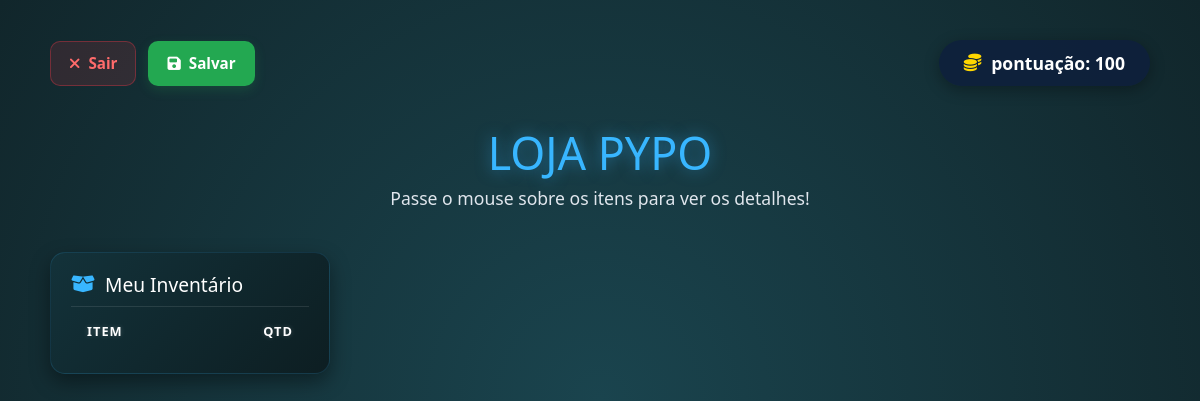
Page /loja (signed in) on the earlier database version.
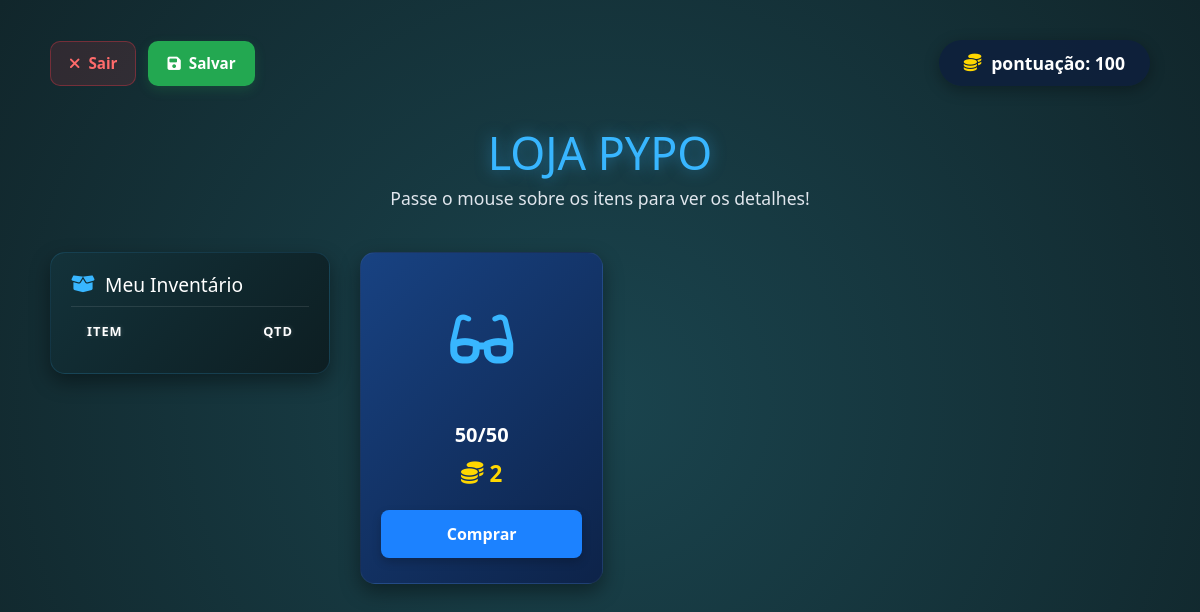
Same page on the later database version.
### models/ItemModel.py (models this page shows)
class ItemModel(bd.Model):
   __tablename__ = 'Item'
   idItem = bd.Column(bd.Integer, primary_key=True, autoincrement=True)
   nome = bd.Column(bd.String(25), nullable=False)
   descricao = bd.Column(bd.String(99), nullable=False)
   valor = bd.Column(bd.Integer, nullable=False)
   def __repr__(self):
        return'<Item %r>' % self.nome

### views_funcionalidades.py (the view)
@app.route('/loja')
def loja():
    oItemController = ItemController()
    return oItemController.loja()

### app.py (called while the page is built)
@event.listens_for(Engine, "connect")
def set_sqlite_pragma(dbapi_connection, connection_record):
    cursor = dbapi_connection.cursor()
    cursor.execute("PRAGMA foreign_keys=ON")
    cursor.close()

### controllers/ItemController.py (called while the page is built)
    def loja(self):
        oItemService = ItemService()
        return oItemService.loja()

### dao/EstoqueDao.py (called while the page is built)
    def carregarEstoqueUsuario(self, idUsuario):
       return bd.session.query(ItemModel.nome, EstoqueModel.qtd).join(EstoqueModel, ItemModel.idItem == EstoqueModel.idItem).filter(EstoqueModel.idUsuario == idUsuario).all()

### dao/ItemDao.py (called while the page is built)
    def carregarItensLoja(self):
        listaItens = ItemModel.query.all()
        return listaItens

### dao/UsuarioDao.py (called while the page is built)
    def getPontuacao(self,idUsuario):
        usuario = UsuarioModel.query.filter_by(idUsuario=idUsuario).first()
        return usuario.pontuacao

### service/ItemService.py (called while the page is built)
    def verificarLogin(self):
        if 'usuario_logado' not in session or session['usuario_logado'] is None:
            flash('Faça login para acessar esta página', 'danger')
            return False
        return True

### views/ItemView.py (called while the page is built)
    def loja(self,listaItens,listaEstoque,pontuacao):
        return render_template('loja.html', listaItens=listaItens, listaEstoque=listaEstoque,pontuacao=pontuacao)

### templates/loja.html (shortened to what this page needs)
{% extends "template.html" %}
{% block cabecalho %}
    <link rel="stylesheet" href="{{ url_for('static', filename='styles/loja.css') }}"/>
    <link rel="stylesheet" href="https://cdnjs.cloudflare.com/ajax/libs/font-awesome/6.4.0/css/all.min.css">
{% endblock %}
{% block corpo %}
<div class="tela-loja-container">
    <div class="loja-header-actions">
        <div class="grupo-botoes-sair">
            <a href="{{ url_for('modulo') }}" class="botao-sair-cancelar" title="Sair sem salvar">
                <i class="fa-solid fa-xmark"></i> Sair
            </a>
           <button class="botao-sair-salvar" title="Salvar compras e sair">
                <i class="fa-solid fa-floppy-disk"></i> Salvar
            </button>
        </div>
        <div class="saldo-usuario">
            <i class="fa-solid fa-coins" style="color: #ffd700;"></i>
            <span id="pontuacao">pontuação: {{ pontuacao }}</span>
        </div>
    </div>
    <h1 class="titulo-loja">Loja Pypo</h1>
    <p class="subtitulo-loja">Passe o mouse sobre os itens para ver os detalhes!</p>
    <div class="layout-loja-corpo">
        <aside class="secao-inventario">
            <h2><i class="fa-solid fa-box-open"></i> Meu Inventário</h2>
            <div class="inventario-cabecalho">
                <span class="txt-coluna">Item</span>
                <span class="txt-coluna">Qtd</span>
            </div>
        </aside>
        <div class="grid-loja">
            {% for item in listaItens %}
            <div class="card-item">
                <div class="area-interativa">
                    <div class="icone-item">
                        <i class="fa-solid fa-glasses"></i>
                    </div>
                </div>
                <h3 class="nome-item">{{ item.nome }}</h3>
                <div class="preco-item">
                    <i class="fa-solid fa-coins"></i>
                    <span>{{ item.valor }}</span>
                </div>
                <button class="botao-comprar {{ item.idItem }}">Comprar</button>
            </div>
            {% endfor %}
        </div>
    </div>
</div>
{% endblock %}

Differences in the rows shown:
added ItemModel: nome "50/50", valor "2"
